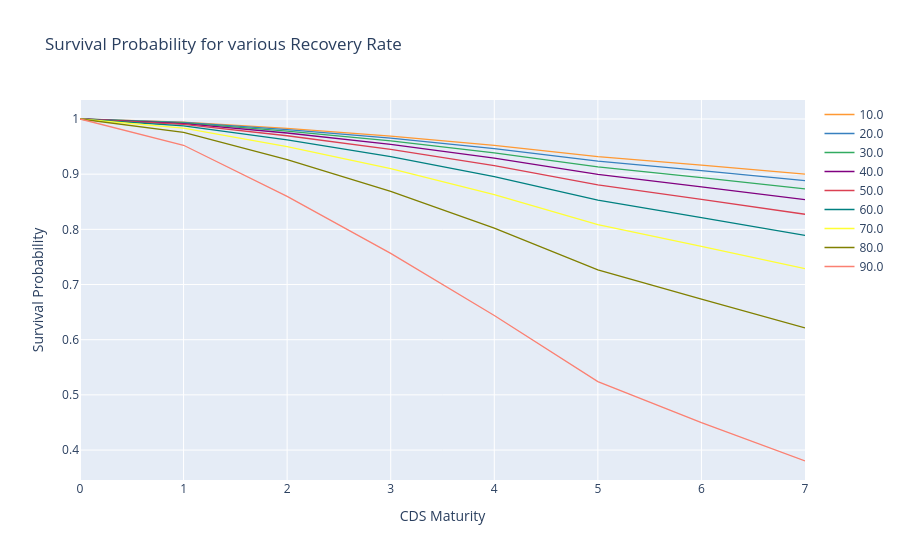

The notebook cell this image was saved under:
### Markdown cell above
# Survival Probability & Recovery Rate

### Code cell
# plot probabilities for various recovery rate
sp = pd.DataFrame()

for i in arange(0.1, 1, 0.1):
    sp[i] = get_survival_probability(df.Maturity,df.Df,df.WFC,i)['Survival']

sp.columns = around(sp.columns*100)
sp.iplot(
    layout=dict(
        title='Survival Probability for various Recovery Rate',
        xaxis=dict(title=dict(text='CDS Maturity')),
        yaxis=dict(title=dict(text='Survival Probability'))
    ),
    labels=sp.columns
)

### Figure 1 — Plotly figure (JSON) as saved in the notebook; plotly's stock layout.template omitted (floating-point values rounded to 4 significant figures)
{"data": [{"line": {"color": "rgba(255, 153, 51, 1.0)", "dash": "solid", "shape": "linear", "width": 1.3}, "mode": "lines", "name": "10.0", "text": "", "type": "scatter", "x": [0, 1, 2, 3, 4, 5, 6, 7], "y": [1.0, 0.9945, 0.983, 0.969, 0.952, 0.9318, 0.9163, 0.9002]}, {"line": {"color": "rgba(55, 128, 191, 1.0)", "dash": "solid", "shape": "linear", "width": 1.3}, "mode": "lines", "name": "20.0", "text": "", "type": "scatter", "x": [0, 1, 2, 3, 4, 5, 6, 7], "y": [1.0, 0.9938, 0.9809, 0.9652, 0.9462, 0.9236, 0.9064, 0.8884]}, {"line": {"color": "rgba(50, 171, 96, 1.0)", "dash": "solid", "shape": "linear", "width": 1.3}, "mode": "lines", "name": "30.0", "text": "", "type": "scatter", "x": [0, 1, 2, 3, 4, 5, 6, 7], "y": [1.0, 0.9929, 0.9782, 0.9603, 0.9388, 0.9132, 0.8937, 0.8735]}, {"line": {"color": "rgba(128, 0, 128, 1.0)", "dash": "solid", "shape": "linear", "width": 1.3}, "mode": "lines", "name": "40.0", "text": "", "type": "scatter", "x": [0, 1, 2, 3, 4, 5, 6, 7], "y": [1.0, 0.9917, 0.9746, 0.9539, 0.9289, 0.8994, 0.8771, 0.854]}, {"line": {"color": "rgba(219, 64, 82, 1.0)", "dash": "solid", "shape": "linear", "width": 1.3}, "mode": "lines", "name": "50.0", "text": "", "type": "scatter", "x": [0, 1, 2, 3, 4, 5, 6, 7], "y": [1.0, 0.9901, 0.9696, 0.945, 0.9154, 0.8805, 0.8544, 0.8274]}, {"line": {"color": "rgba(0, 128, 128, 1.0)", "dash": "solid", "shape": "linear", "width": 1.3}, "mode": "lines", "name": "60.0", "text": "", "type": "scatter", "x": [0, 1, 2, 3, 4, 5, 6, 7], "y": [1.0, 0.9877, 0.9623, 0.9318, 0.8954, 0.8529, 0.8213, 0.789]}, {"line": {"color": "rgba(255, 255, 51, 1.0)", "dash": "solid", "shape": "linear", "width": 1.3}, "mode": "lines", "name": "70.0", "text": "", "type": "scatter", "x": [0, 1, 2, 3, 4, 5, 6, 7], "y": [1.0, 0.9836, 0.9501, 0.9102, 0.8631, 0.8087, 0.769, 0.7288]}, {"line": {"color": "rgba(128, 128, 0, 1.0)", "dash": "solid", "shape": "linear", "width": 1.3}, "mode": "lines", "name": "80.0", "text": "", "type": "scatter", "x": [0, 1, 2, 3, 4, 5, 6, 7], "y": [1.0, 0.9756, 0.9264, 0.8687, 0.802, 0.7266, 0.6737, 0.6212]}, {"line": {"color": "rgba(251, 128, 114, 1.0)", "dash": "solid", "shape": "linear", "width": 1.3}, "mode": "lines", "name": "90.0", "text": "", "type": "scatter", "x": [0, 1, 2, 3, 4, 5, 6, 7], "y": [1.0, 0.9524, 0.8597, 0.7565, 0.6437, 0.5241, 0.4496, 0.3801]}], "layout": {"title": {"text": "Survival Probability for various Recovery Rate"}, "xaxis": {"title": {"text": "CDS Maturity"}}, "yaxis": {"title": {"text": "Survival Probability"}}}}
